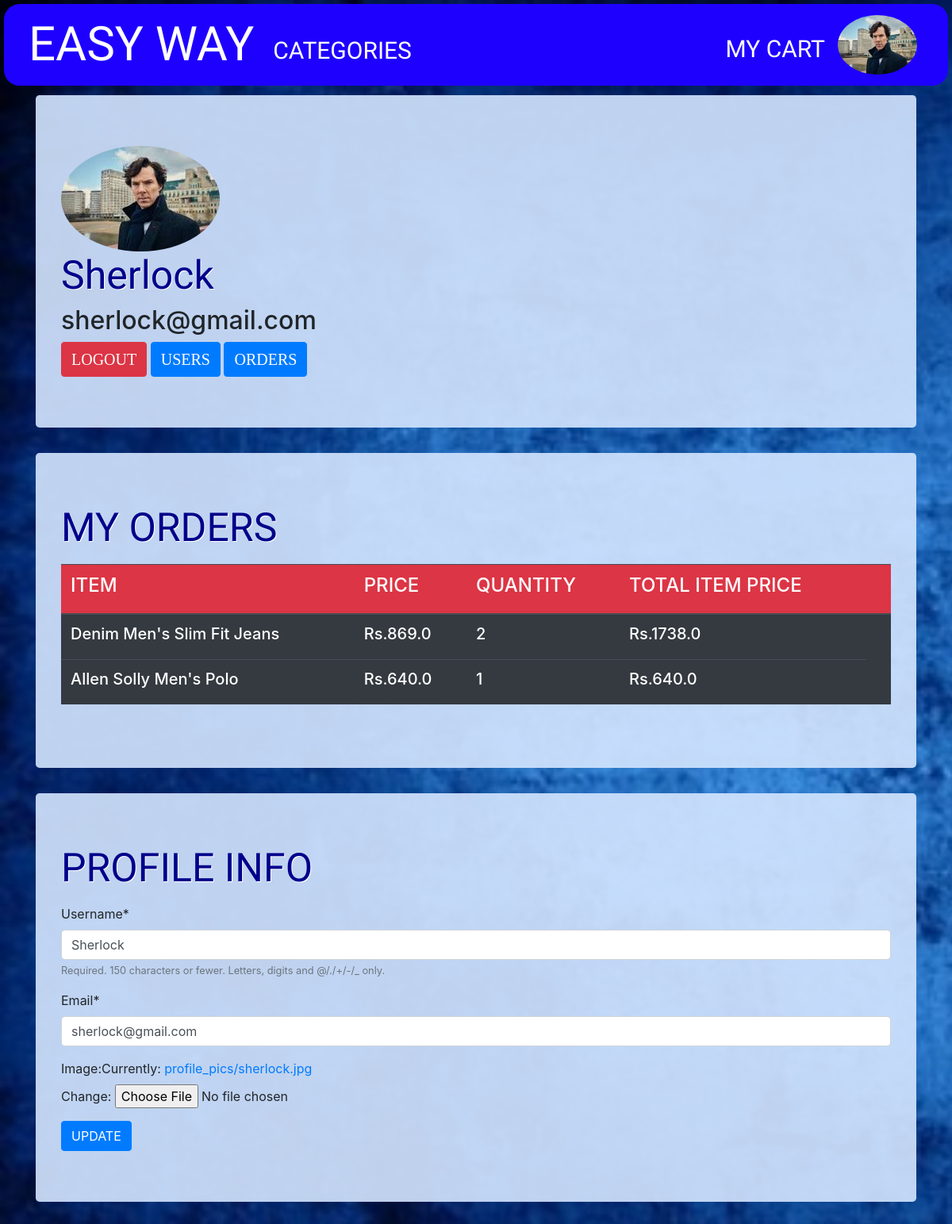
Page /profile/ (signed in) on the committed database.
### cart/models.py (models this page shows, shortened)
class Profile(models.Model):
    user = models.OneToOneField(User, on_delete=models.CASCADE)
    image = models.ImageField(default="defaultprofile.png",upload_to='profile_pics')

class Orderitem(models.Model):
    customer = models.ForeignKey(User,on_delete=models.CASCADE)
    product = models.ForeignKey(Product,on_delete=models.CASCADE)
    is_ordered = models.BooleanField(default=False)
    quantity = models.IntegerField(default=1)
    def totalprice(self):
        return self.product.price*self.quantity

class Product(models.Model):
    title = models.CharField(max_length=200)
    image = models.ImageField(default="defaultpic.png",upload_to='products')
    category = models.ForeignKey(Category,on_delete=models.CASCADE)
    price = models.FloatField()
    seller = models.CharField(max_length=200)
    description = models.TextField()

### cart/views.py (the view)
# urls.py: path('profile/',profile,name='profile'),
@login_required
def profile(request):
    user_profile = User.objects.filter(username=request.user.username)[0]
    myorders =Order.objects.filter(is_ordered=True,customer=user_profile)
    if request.method=='POST':
        u_form = UserUpdateForm(request.POST,instance=request.user)
        p_form = ProfileUpdateForm(request.POST, request.FILES,instance=request.user.profile)
        if u_form.is_valid() and p_form.is_valid():
            u_form.save()
            p_form.save()
            messages.success(request,f'Your account is updated!')
            return redirect('profile')
    else:
        u_form=UserUpdateForm(instance=request.user)
        p_form=ProfileUpdateForm(instance=request.user.profile)
    context = {'u_form':u_form,'p_form':p_form,'myorders':myorders}
    return render(request,'cart/profile.html',context)

### cart/forms.py
class UserUpdateForm(forms.ModelForm):
    email = forms.EmailField()
    class Meta:
        model=User
        fields = ['username','email']

class ProfileUpdateForm(forms.ModelForm):
    class Meta:
        model = Profile
        fields = ['image']

### cart/templates/cart/profile.html (shortened to what this page needs)
{% extends "cart/base.html" %}
{% load crispy_forms_tags %}
{% block content %}
<div class="jumbotron">
  <img  style="border-radius:50%;"src="{{ user.profile.image.url }}" >
  <h1>{{ user.username }}</h1>
  <h2>{{ user.email }}</h2>
  <a class="btn btn-danger" style="font-size:20px;font-family: 'Baloo Bhai', cursive;color:white"href="{% url 'logout' %}">LOGOUT</a>
  {% if request.user.is_superuser %}
  <a class="btn btn-primary" style="font-size:20px;font-family: 'Baloo Bhai', cursive;color:white"href="{% url 'userlist'%}">USERS</a>
  <a class="btn btn-primary" style="font-size:20px;font-family: 'Baloo Bhai', cursive;color:white"href="{% url 'orderlist' %}">ORDERS</a>
  {% endif %}
</div>
<div class="jumbotron">
  <h1>MY ORDERS</h1>
  {% if myorders.exists %}
  <table class="table  table-hover table-dark">
    <thead class="bg-danger">
      <tr>
        <th><h4>ITEM</h4></th>
        <th><h4>PRICE</h4></th>
        <th><h4>QUANTITY</h4></th>
        <th><h4>TOTAL ITEM PRICE</h4></th>
        <th>
        </th>
      </tr>
    </thead>
    {% endif%}
  {% for order in myorders %}
     {% for item in order.items.all %}
     <tr>
       <td><h5>{{ item.product.title }}</h5></td>
       <td><h5>Rs.{{ item.product.price }}</h5></td>
       <td><h5>{{ item.quantity }}</h5></td>
       <td><h5>Rs.{{ item.totalprice }}</h5></td>
     </tr>
     {% endfor %}
     {% empty %}
     <h1>No orders yet!</h1>
     {% endfor %}
</table>
</div>
<div class="jumbotron">
  <h1>PROFILE INFO</h1>
  <form  method="POST" enctype="multipart/form-data">
      {{ u_form|crispy }}
      {{ p_form }}
      <button type="submit" class="btn btn-primary">UPDATE</button>
  </form>
</div>
{% endblock %}

### cart/templates/cart/base.html (shortened to what this page needs)
<!DOCTYPE html>
{% load staticfiles %}
<html lang="en" dir="ltr">
  <head>
    <link rel="stylesheet" href="https://stackpath.bootstrapcdn.com/bootstrap/4.3.1/css/bootstrap.min.css">
  </head>
  <body  class=""style="background-image: url('{% static "p.jpg"%}');background-size:cover;background-attachment: fluid;">
    <nav class=" navbar fixed-top navbar-expand-lg " style="background-color:#1e00ff;margin:5px;border-radius:20px;padding-top:1px;padding-bottom:2px">
      <div class="container-fluid">
      <a class="navbar-brand" style="font-size:60px;font-family: 'Changa One', cursive;color:white;" href="{% url 'productlist' %}">EASY WAY</a>
      <div class="collapse navbar-collapse" id="navbarSupportedContent">
 <div class="navbar-nav mr-auto" >
        <a class="nav-item nav-link "style="font-size:30px;font-family: 'Calistoga', cursive;color:white;margin-top:15px" href="{% url 'categorylist' %}">CATEGORIES</a>
</div>
  <div class="navbar-nav ml-auto " >
        {% if user.is_authenticated %}
        <a class="nav-item nav-link" style="font-size:30px;font-family: 'Calistoga', cursive;margin-top:20px;color:white;" href="{% url 'mycart' %}">MY CART</a>
        <a class="nav-item nav-link"  href="{%url 'profile'%}"><img  style="border-radius:50%;height:75px;width:100px"src="{{ request.user.profile.image.url }}" ></a>
        {% else %}
        <a class="nav-item nav-link" style="font-size:30px;font-family: 'Calistoga', cursive;color:white;" href="{% url 'login' %}">LOGIN</a>
        <a class="nav-item nav-link" style="font-size:30px;font-family: 'Calistoga', cursive;color:white;" href="{% url 'register' %}">REGISTER</a>
        {% endif %}
</div>
</div>
    </div>
    </nav>
<div class="container" style="margin-top:150">
    {% block content %}
    {% endblock %}
  </div>
  </body>
</html>

### cart/templates/cart/base.html (style rules this page uses)
h1 { color:darkblue; text-shadow: 1px 1px #ffffff ; font-family: 'Calistoga'; font-size:50px; }
h4 { color: #fcfcfc; }
.jumbotron { background:rgba(212, 230, 255, 0.9) }

### rows in the picture
Orderitem: product "Denim Men's Slim Fit Jeans", product.price "869.0", quantity "2", totalprice "1738.0"
Orderitem: product "Allen Solly Men's Polo", product.price "640.0", quantity "1", totalprice "640.0"

### other values in the picture
{{ user.username }} "Sherlock"
{{ user.email }} "sherlock@gmail.com"
